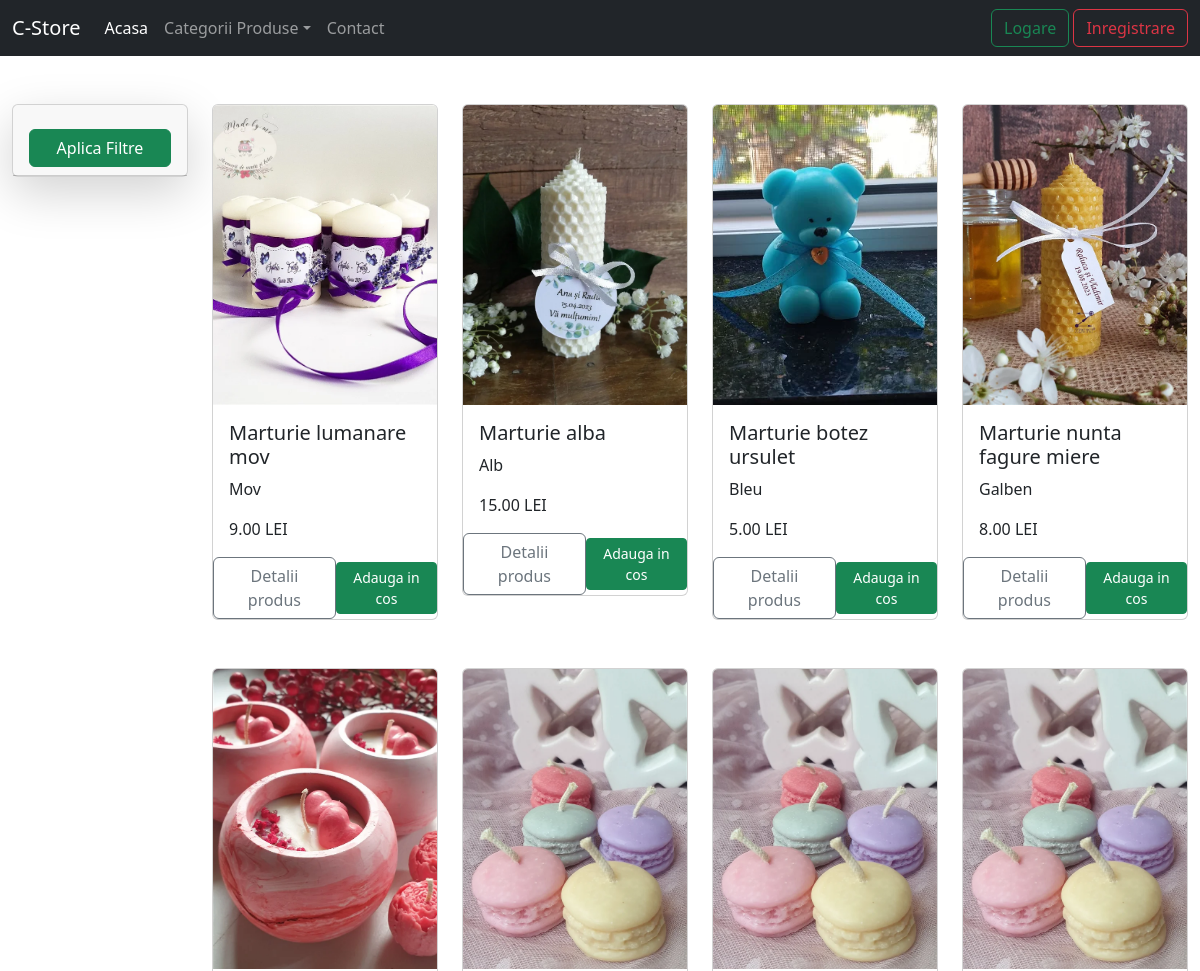
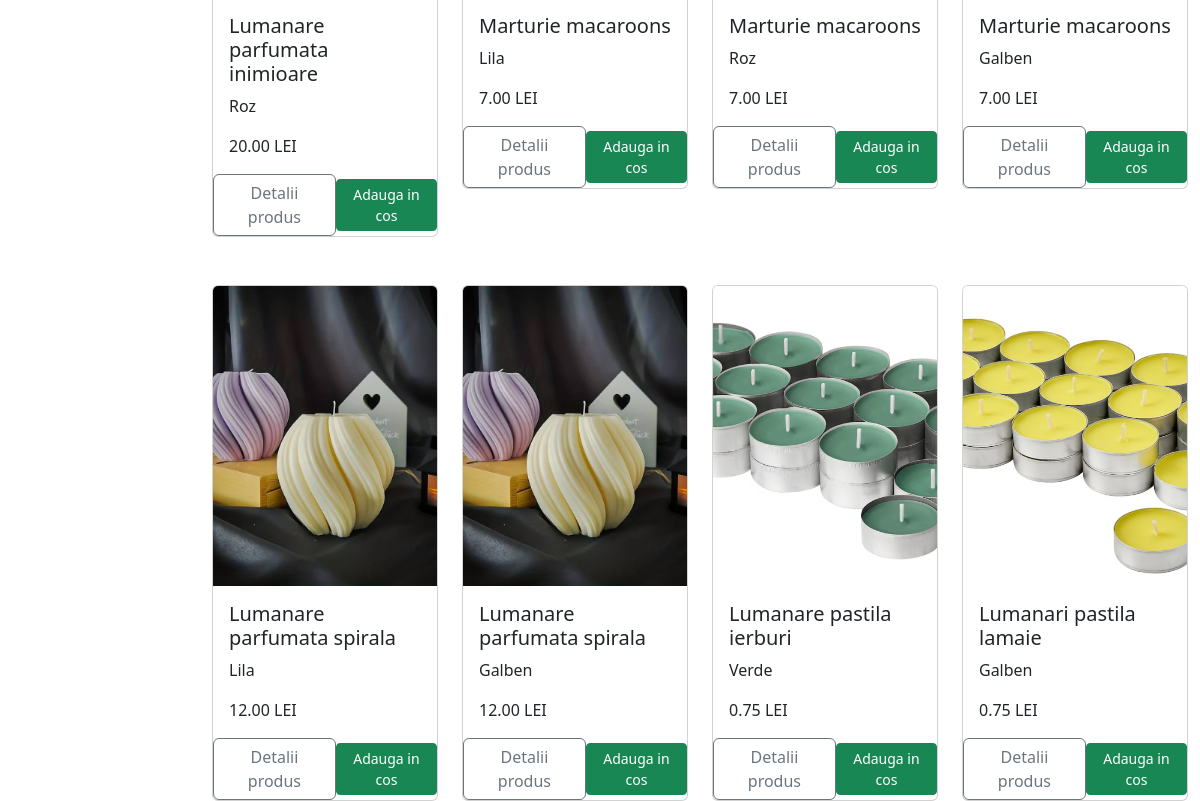
The app's page /list_products with its own data (2 pictures, top to bottom).
### product/models.py (models this page shows, shortened)
class Product(models.Model):
    COLOR = [
        ('bleu', 'Bleu'),
        ('roz', 'Roz'),
        ('alb', 'Alb'),
        ('lila', 'Lila'),
        ('verde', 'Verde'),
        ('mov', 'Mov'),
        ('galben', 'Galben')
    ]
    name = models.CharField(max_length=255)
    color = models.CharField(max_length=10, choices=COLOR)
    description = models.TextField()
    image = models.ImageField(upload_to='static/products/')
    category = models.ForeignKey(Category, on_delete=models.CASCADE)
    price = models.DecimalField(max_digits=10, decimal_places=2)
    available = models.BooleanField(default=True)

### product/views.py (the view)
# urls.py: path('list_products', views.ProductListView.as_view(), name='list-products'),
class ProductListView(ListView):
    template_name = 'product/list_of_products.html'
    model = Product
    context_object_name = 'all_products'
    def get_queryset(self):
        return Product.objects.filter(available=True)
    def get_context_data(self, **kwargs):
        data = super().get_context_data(**kwargs)
        products = Product.objects.filter(available=True)
        myFilter = ProductFilter(self.request.GET, queryset=products)
        products = myFilter.qs
        data['all_products'] = products
        data['filters'] = myFilter.form
        return data

### cstore/context_processors.py (called while the page is built)
def get_all_categories(request):
    get_categories = Category.objects.all()
    return {'categories': get_categories}

### templates/product/list_of_products.html (shortened to what this page needs)
{% extends 'base.html' %}
{% load static %}
{% block content %}
    <div class="container-fluid">
        <div class="row">
            <div class="col-md-2 gy-5">
                <div class="card shadow-lg">
                    <div class="card-header card-header-filters">
                        <div class="d-grid gap-2">
                        <button class="btn btn-success mt-3 collapsed" type="button" data-bs-toggle="collapse" data-bs-target="#filtersCollapse"
                                aria-expanded="false" aria-controls="filtersCollapse">Aplica Filtre</button>
                        </div>
                    </div>
                </div>
            </div>
            <div class="col-md-10">
                <div class="row">
                    {% if all_products %}
                        {% for product in all_products %}
                            <div class="col-md-3 gy-5">
                                <div class="card">
                                    {% if product.image %}
                                        <img src="{{ product.image.url }}" alt="Imagine Produs"
                                             class="card-img-top" width="100%" height="300" style="object-fit: cover">
                                    {% else %}
                                        <img src="{% static 'images/logo.jpeg' %}" alt="Imagine produs indisponibila"
                                             class="card-img-top" width="100%" height="300" style="object-fit: cover">
                                    {% endif %}
                                    <div class="card-body">
                                        <h5 class="card-title">{{ product.name }}</h5>
                                        <p class="card-text">{{ product.color|capfirst }}</p>
                                        <p class="card-text">{{ product.price }} LEI</p>
                                    </div>
                                    <div class="d-flex justify-content-between align-items-center">
                                        <a class="btn btn-outline-secondary"
                                           href="{% url 'details-product' product.id %}">Detalii produs</a>
                                        <form action="{% url 'add-to-cart' %}" method="post">
                                            <button type="submit" class="btn btn-sm btn-success"> Adauga in cos
                                            </button>
                                        </form>
                                    </div>
                                </div>
                            </div>
                        {% endfor %}
                    {% endif %}
                </div>
            </div>
        </div>
    </div>
{% endblock %}

### records on screen
Product: image (picture), name "Marturie lumanare mov", color "Mov", price "9.00"
Product: image (picture), name "Marturie alba", color "Alb", price "15.00"
Product: image (picture), name "Marturie botez ursulet", color "Bleu", price "5.00"
Product: image (picture), name "Marturie nunta fagure miere", color "Galben", price "8.00"
Product: image (picture), name "Lumanare parfumata inimioare", color "Roz", price "20.00"
Product: image (picture), name "Marturie macaroons", color "Lila", price "7.00"
Product: image (picture), name "Marturie macaroons", color "Roz", price "7.00"
Product: image (picture), name "Marturie macaroons", color "Galben", price "7.00"
Product: image (picture), name "Lumanare parfumata spirala", color "Lila", price "12.00"
Product: image (picture), name "Lumanare parfumata spirala", color "Galben", price "12.00"
Product: image (picture), name "Lumanare pastila ierburi", color "Verde", price "0.75"
Product: image (picture), name "Lumanari pastila lamaie", color "Galben", price "0.75"
